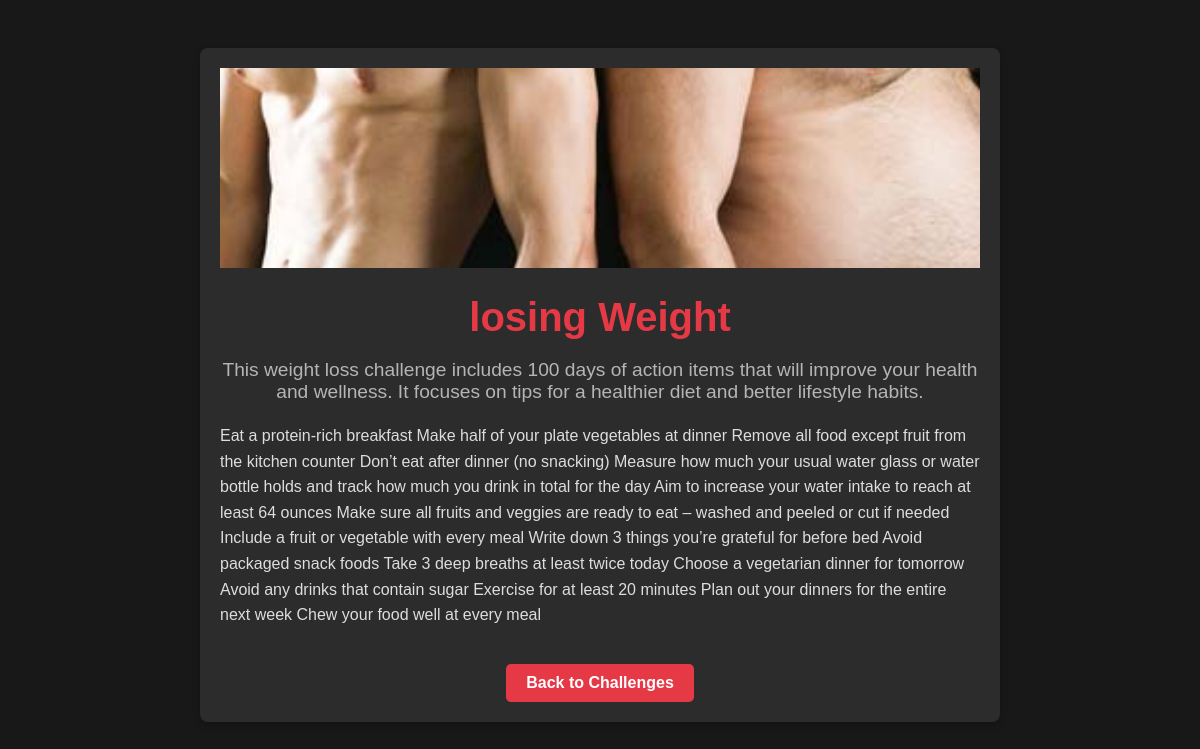
/1/, run on the app's committed database.
### Fitness/models.py (models this page shows, shortened)
class Challenge(models.Model):
    c_id = models.AutoField(primary_key=True)  # Ensure unique ID is auto-generated
    title = models.CharField(max_length=100)
    description = models.TextField()  # Short description for the challenge
    details = models.TextField(null=True, blank=True)
    image = models.ImageField(upload_to='Challenge_image/', blank=True, null=True)

### Fitness/views.py (the view)
# urls.py: path('<str:c_id>/', f_views.challenge_detail, name='challenge_detail'),
def challenge_detail(request, c_id):
    challenge = get_object_or_404(Challenge, pk=c_id)
    context = {
        'challenge': challenge
    }
    return render(request, template_name='Fitness/challenge_detail.html',  context= context)

### templates/Fitness/challenge_detail.html (shortened to what this page needs)
{% load static %}
<link rel="stylesheet" href="{% static 'challenge_detail.css' %}">
<body>
    <div class="container">
        <div class="challenge-detail">
           {% if challenge.image %}
                <img src="{{ challenge.image.url }}" class="card-img-top" alt="{{ challenge.title }}" style="width: 100%; height: 200px; object-fit: cover;">
                {% else %}
                <img src="https://via.placeholder.com/150" class="card-img-top" alt="No Image Available" style="width: 100%; height: 200px; object-fit: cover;">
                {% endif %}
            <h1>{{ challenge.title }}</h1>
            <p class="short-description">{{ challenge.description }}</p>
            <div class="details">
                <p>{{ challenge.details }}</p>
            </div>
            <a href="{% url 'challenge' %}" class="btn">Back to Challenges</a>
        </div>
    </div>
</body>

### static/challenge_detail.css (style rules this page uses)
body { font-family: Arial, sans-serif; background-color: #181818; color: #fff; }
.container { padding: 40px; max-width: 800px; margin: 0 auto; text-align: center; }
.challenge-detail { background-color: #2c2c2c; border-radius: 8px; padding: 20px; box-shadow: 0 4px 8px rgba(0, 0, 0, 0.2); }
h1 { font-size: 2.5rem; margin-bottom: 15px; color: #e63946; }
.short-description { font-size: 1.2rem; margin-bottom: 20px; color: #b5b5b5; }
.details { text-align: left; margin-top: 20px; font-size: 1rem; line-height: 1.6; color: #ddd; }
.btn { display: inline-block; margin-top: 20px; padding: 10px 20px; background-color: #e63946; color: #fff; text-decoration: none; border-radius: 5px; font-weight: bold; transition: background-color 0.3s; }

### data on the page
Challenge: image (picture), title "losing Weight", description "This weight loss challenge includes 100 days of action items that will improve your health and wellness. It focuses on tips for a healthier diet and better lifestyle habits.", details "Eat a protein-rich breakfast Make half of your plate vegetables at dinner Remove all food except fruit from the kitchen counter Don’t eat after dinner (no snacking) Measure how much your usual water glass or water bottle holds and track how much you drink in total for the day Aim to increase your water intake to reach at least 64 ounces Make sure all fruits and veggies are ready to eat – washed and peeled or cut if needed Include a fruit or vegetable with every meal Write down 3 things you’re grateful for before bed Avoid packaged snack foods Take 3 deep breaths at least twice today Choose a vegetarian dinner for tomorrow Avoid any drinks that contain sugar Exercise for at least 20 minutes…"
